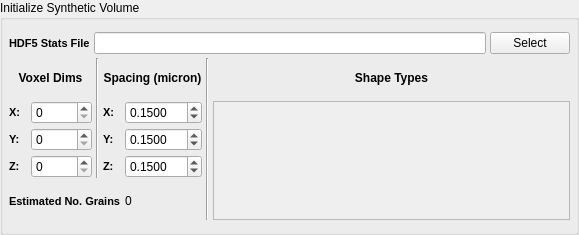
<?xml version="1.0" encoding="UTF-8"?>
<ui version="4.0">
 <class>QInitializeSyntheticVolumeWidget</class>
 <widget class="QFilterWidget" name="QInitializeSyntheticVolumeWidget">
  <property name="geometry">
   <rect>
    <x>0</x>
    <y>0</y>
    <width>579</width>
    <height>235</height>
   </rect>
  </property>
  <property name="windowTitle">
   <string>GroupBox</string>
  </property>
  <property name="title">
   <string>Initialize Synthetic Volume</string>
  </property>
  <property name="flat">
   <bool>false</bool>
  </property>
  <layout class="QGridLayout" name="gridLayout">
   <property name="leftMargin">
    <number>6</number>
   </property>
   <property name="topMargin">
    <number>12</number>
   </property>
   <property name="rightMargin">
    <number>6</number>
   </property>
   <property name="bottomMargin">
    <number>12</number>
   </property>
   <property name="spacing">
    <number>4</number>
   </property>
   <item row="1" column="1">
    <layout class="QGridLayout" name="gridLayout_7">
     <item row="1" column="0">
      <widget class="QLabel" name="label">
       <property name="styleSheet">
        <string notr="true">QLabel {
font-weight: bold;
font-size: 11px;
}</string>
       </property>
       <property name="text">
        <string>X:</string>
       </property>
      </widget>
     </item>
     <item row="2" column="0">
      <widget class="QLabel" name="label_6">
       <property name="styleSheet">
        <string notr="true">QLabel {
font-weight: bold;
font-size: 11px;
}</string>
       </property>
       <property name="text">
        <string>Y:</string>
       </property>
      </widget>
     </item>
     <item row="3" column="0">
      <widget class="QLabel" name="label_7">
       <property name="styleSheet">
        <string notr="true">QLabel {
font-weight: bold;
font-size: 11px;
}</string>
       </property>
       <property name="text">
        <string>Z:</string>
       </property>
      </widget>
     </item>
     <item row="3" column="1">
      <widget class="QSpinBox" name="m_ZPoints">
       <property name="maximum">
        <number>10000</number>
       </property>
      </widget>
     </item>
     <item row="2" column="1">
      <widget class="QSpinBox" name="m_YPoints">
       <property name="maximum">
        <number>10000</number>
       </property>
      </widget>
     </item>
     <item row="1" column="1">
      <widget class="QSpinBox" name="m_XPoints">
       <property name="maximum">
        <number>10000</number>
       </property>
      </widget>
     </item>
     <item row="1" column="3">
      <widget class="QLabel" name="label_15">
       <property name="styleSheet">
        <string notr="true">QLabel {
font-weight: bold;
font-size: 11px;
}</string>
       </property>
       <property name="text">
        <string>X:</string>
       </property>
      </widget>
     </item>
     <item row="2" column="3">
      <widget class="QLabel" name="label_18">
       <property name="styleSheet">
        <string notr="true">QLabel {
font-weight: bold;
font-size: 11px;
}</string>
       </property>
       <property name="text">
        <string>Y:</string>
       </property>
      </widget>
     </item>
     <item row="3" column="3">
      <widget class="QLabel" name="label_16">
       <property name="styleSheet">
        <string notr="true">QLabel {
font-weight: bold;
font-size: 11px;
}</string>
       </property>
       <property name="text">
        <string>Z:</string>
       </property>
      </widget>
     </item>
     <item row="1" column="4">
      <widget class="QDoubleSpinBox" name="m_XResolution">
       <property name="decimals">
        <number>4</number>
       </property>
       <property name="maximum">
        <double>999.990000000000009</double>
       </property>
       <property name="singleStep">
        <double>0.050000000000000</double>
       </property>
       <property name="value">
        <double>0.150000000000000</double>
       </property>
      </widget>
     </item>
     <item row="2" column="4">
      <widget class="QDoubleSpinBox" name="m_YResolution">
       <property name="decimals">
        <number>4</number>
       </property>
       <property name="maximum">
        <double>999.990000000000009</double>
       </property>
       <property name="singleStep">
        <double>0.050000000000000</double>
       </property>
       <property name="value">
        <double>0.150000000000000</double>
       </property>
      </widget>
     </item>
     <item row="3" column="4">
      <widget class="QDoubleSpinBox" name="m_ZResolution">
       <property name="decimals">
        <number>4</number>
       </property>
       <property name="maximum">
        <double>999.990000000000009</double>
       </property>
       <property name="singleStep">
        <double>0.050000000000000</double>
       </property>
       <property name="value">
        <double>0.150000000000000</double>
       </property>
      </widget>
     </item>
     <item row="1" column="6" rowspan="4">
      <widget class="QScrollArea" name="m_ShapeTypeScrollArea">
       <property name="minimumSize">
        <size>
         <width>250</width>
         <height>0</height>
        </size>
       </property>
       <property name="widgetResizable">
        <bool>true</bool>
       </property>
       <widget class="QWidget" name="m_ShapeTypeScrollContents">
        <property name="geometry">
         <rect>
          <x>0</x>
          <y>0</y>
          <width>310</width>
          <height>121</height>
         </rect>
        </property>
        <layout class="QFormLayout" name="formLayout_2">
         <property name="fieldGrowthPolicy">
          <enum>QFormLayout::FieldsStayAtSizeHint</enum>
         </property>
         <property name="horizontalSpacing">
          <number>6</number>
         </property>
         <property name="verticalSpacing">
          <number>6</number>
         </property>
         <property name="margin">
          <number>4</number>
         </property>
        </layout>
       </widget>
      </widget>
     </item>
     <item row="0" column="0" colspan="2">
      <widget class="QLabel" name="label_19">
       <property name="font">
        <font>
         <pointsize>-1</pointsize>
         <weight>75</weight>
         <bold>true</bold>
        </font>
       </property>
       <property name="styleSheet">
        <string notr="true">QLabel {
font-weight: bold;
font-size: 12px;
}</string>
       </property>
       <property name="text">
        <string>Voxel Dims</string>
       </property>
       <property name="alignment">
        <set>Qt::AlignCenter</set>
       </property>
      </widget>
     </item>
     <item row="0" column="3" colspan="2">
      <widget class="QLabel" name="label_20">
       <property name="font">
        <font>
         <pointsize>-1</pointsize>
         <weight>75</weight>
         <bold>true</bold>
        </font>
       </property>
       <property name="styleSheet">
        <string notr="true">QLabel {
font-weight: bold;
font-size: 12px;
}</string>
       </property>
       <property name="text">
        <string>Spacing (micron)</string>
       </property>
       <property name="alignment">
        <set>Qt::AlignCenter</set>
       </property>
      </widget>
     </item>
     <item row="0" column="6">
      <widget class="QLabel" name="label_171">
       <property name="font">
        <font>
         <pointsize>-1</pointsize>
         <weight>75</weight>
         <bold>true</bold>
        </font>
       </property>
       <property name="styleSheet">
        <string notr="true">QLabel {
font-weight: bold;
font-size: 12px;
}</string>
       </property>
       <property name="text">
        <string>Shape Types</string>
       </property>
       <property name="alignment">
        <set>Qt::AlignCenter</set>
       </property>
      </widget>
     </item>
     <item row="4" column="0" colspan="4">
      <widget class="QLabel" name="label_9">
       <property name="styleSheet">
        <string>QLabel {
font-weight: bold;
font-size: 11px;
}</string>
       </property>
       <property name="text">
        <string>Estimated No. Grains</string>
       </property>
      </widget>
     </item>
     <item row="4" column="4">
      <widget class="QLabel" name="m_EstimatedGrains">
       <property name="text">
        <string>0</string>
       </property>
      </widget>
     </item>
     <item row="0" column="5" rowspan="5">
      <widget class="Line" name="line">
       <property name="orientation">
        <enum>Qt::Vertical</enum>
       </property>
      </widget>
     </item>
     <item row="0" column="2" rowspan="4">
      <widget class="Line" name="line_2">
       <property name="lineWidth">
        <number>1</number>
       </property>
       <property name="orientation">
        <enum>Qt::Vertical</enum>
       </property>
      </widget>
     </item>
    </layout>
   </item>
   <item row="0" column="1">
    <layout class="QHBoxLayout" name="horizontalLayout_2">
     <item>
      <widget class="QLabel" name="label_11">
       <property name="styleSheet">
        <string notr="true">QLabel {
font-weight: bold;
font-size: 11px;
}</string>
       </property>
       <property name="text">
        <string>HDF5 Stats File</string>
       </property>
      </widget>
     </item>
     <item>
      <widget class="QFSDropLineEdit" name="m_InputFile"/>
     </item>
     <item>
      <widget class="QPushButton" name="m_InputFileBtn">
       <property name="text">
        <string>Select</string>
       </property>
      </widget>
     </item>
    </layout>
   </item>
  </layout>
 </widget>
 <customwidgets>
  <customwidget>
   <class>QFSDropLineEdit</class>
   <extends>QLineEdit</extends>
   <header location="global">QFSDropLineEdit.h</header>
  </customwidget>
  <customwidget>
   <class>QFilterWidget</class>
   <extends>QGroupBox</extends>
   <header location="global">QFilterWidget.h</header>
   <container>1</container>
  </customwidget>
 </customwidgets>
 <tabstops>
  <tabstop>m_InputFile</tabstop>
  <tabstop>m_XPoints</tabstop>
  <tabstop>m_YPoints</tabstop>
  <tabstop>m_ZPoints</tabstop>
  <tabstop>m_XResolution</tabstop>
  <tabstop>m_YResolution</tabstop>
  <tabstop>m_ZResolution</tabstop>
  <tabstop>m_ShapeTypeScrollArea</tabstop>
  <tabstop>m_InputFileBtn</tabstop>
 </tabstops>
 <resources/>
 <connections/>
</ui>
